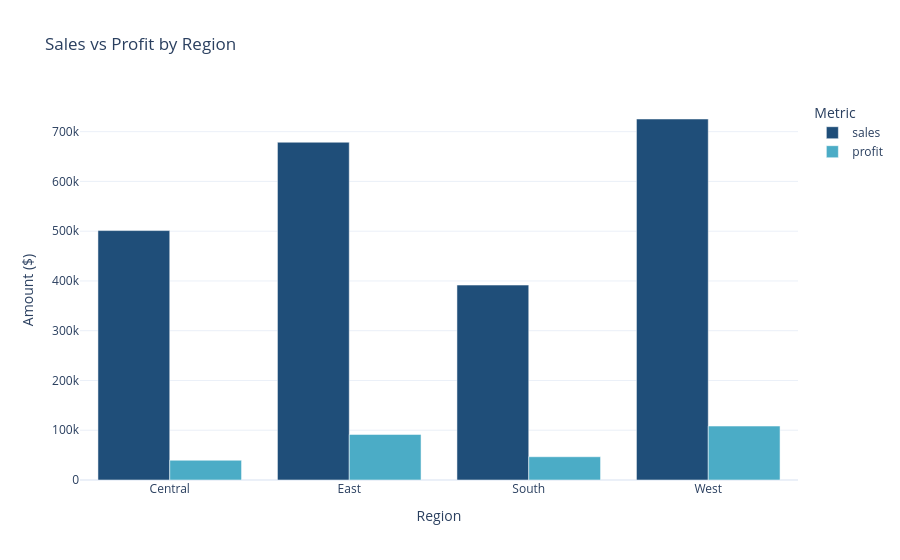

The notebook cell this image was saved under:
### Markdown cell above
## 3. Sales & Profit by Region
Question: Which region leads in revenue vs profit? Is there a mismatch?

### Code cell
region = (
    df.groupby("region")[["sales", "profit"]]
    .sum()
    .reset_index()
    .melt(id_vars="region", var_name="metric", value_name="value")
)

fig = px.bar(
    region,
    x="region",
    y="value",
    color="metric",
    barmode="group",
    title="Sales vs Profit by Region",
    labels={"value": "Amount ($)", "region": "Region", "metric": "Metric"},
    template=TEMPLATE,
    color_discrete_sequence=["#1F4E79", "#4BACC6"]
)
fig.show()

### Figure 1 — Plotly figure (JSON) as saved in the notebook; plotly's stock layout.template omitted (floating-point values rounded to 4 significant figures)
{"data": [{"alignmentgroup": "True", "hovertemplate": "Metric=sales<br>Region=%{x}<br>Amount ($)=%{y}<extra></extra>", "legendgroup": "sales", "marker": {"color": "#1F4E79", "pattern": {"shape": ""}}, "name": "sales", "offsetgroup": "sales", "orientation": "v", "showlegend": true, "textposition": "auto", "type": "bar", "x": ["Central", "East", "South", "West"], "xaxis": "x", "y": [501200.0, 678800.0, 391700.0, 725500.0], "yaxis": "y"}, {"alignmentgroup": "True", "hovertemplate": "Metric=profit<br>Region=%{x}<br>Amount ($)=%{y}<extra></extra>", "legendgroup": "profit", "marker": {"color": "#4BACC6", "pattern": {"shape": ""}}, "name": "profit", "offsetgroup": "profit", "orientation": "v", "showlegend": true, "textposition": "auto", "type": "bar", "x": ["Central", "East", "South", "West"], "xaxis": "x", "y": [39710.0, 91520.0, 46750.0, 108400.0], "yaxis": "y"}], "layout": {"barmode": "group", "legend": {"title": {"text": "Metric"}, "tracegroupgap": 0}, "title": {"text": "Sales vs Profit by Region"}, "xaxis": {"anchor": "y", "domain": [0, 1], "title": {"text": "Region"}}, "yaxis": {"anchor": "x", "domain": [0, 1], "title": {"text": "Amount ($)"}}}}
